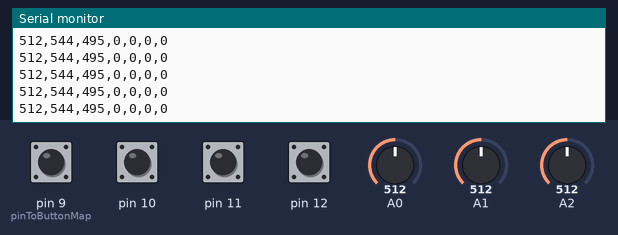
This sketch was run on a simulated Arduino Leonardo, built with avr-gcc and run on an emulated ATmega32U4. Parts: the last lines printed to the serial monitor. Inputs (shaded band) come from the test bench; at power-on: pin 9 (pinToButtonMap), pin 10–12 HIGH, A1 = 512, A0 = 512, A2 = 512. USB keyboard and mouse output is not drawn.

Above: at 1.2 s.
1.3 s: A1 set to 716
At 1.58 s:
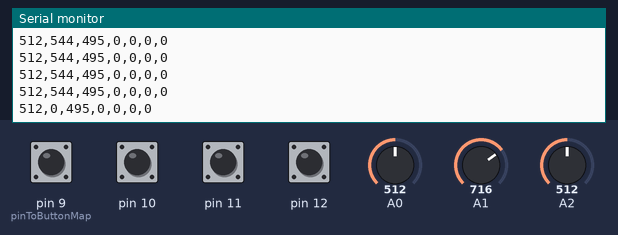
4.3 s: A0 set to 390
At 4.4 s:
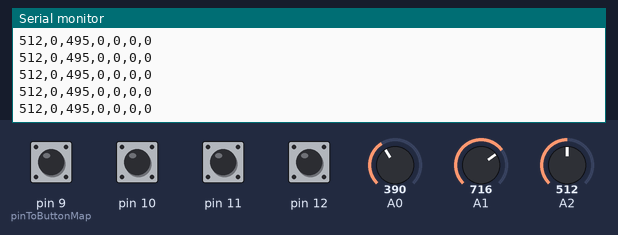
7.3 s: A2 set to 390
At 7.42 s:
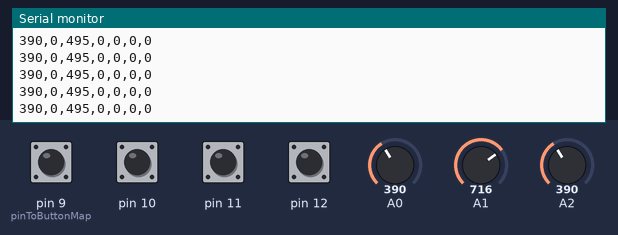
10.3 s: pin 9 (pinToButtonMap) pulled LOW for 0.25 s
At 10.64 s:
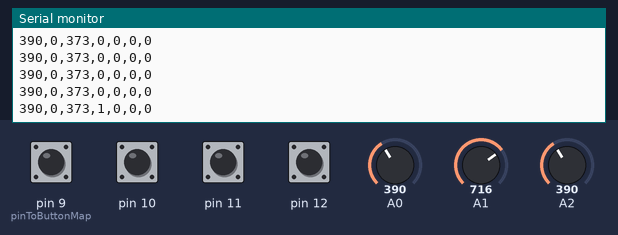
12.0 s: pin 10 pulled LOW for 0.25 s
At 12.25 s:
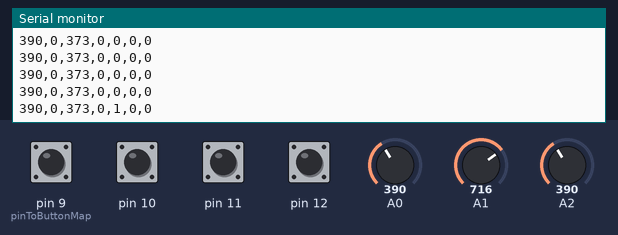
15.2 s: A1 set to 0
At 15.27 s:
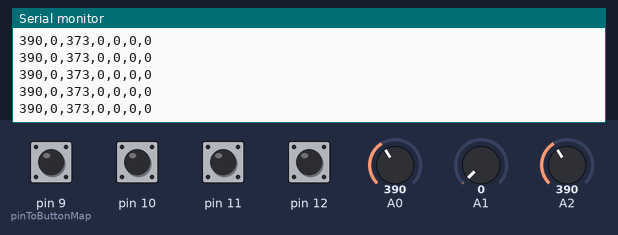
Timing chart, 0 to 18.2 s (numbered marks = the images above; inputs shaded):
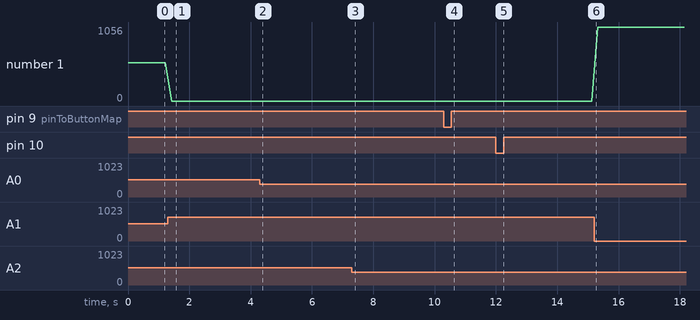

Measured:
- after the input at 1.3 s, the serial monitor: prints a new line after 0.12 s (image 1)
- after the input at 10.3 s, the serial monitor: prints a new line after 0.19 s (image 4)
- after the input at 12.0 s, the serial monitor: prints a new line after 0.10 s (image 5)
- plotted number 1: 0 → 1056 after the input at 15.2 s

The sketch:

MadKatzSteering.ino
```cpp
#include <Joystick.h>

const bool INCLUDE_X_AXIS = true;
const bool INCLUDE_Y_AXIS = true;
const bool INCLUDE_Z_AXIS = true;
const bool INCLUDE_RX_AXIS = true;
const bool INCLUDE_RY_AXIS = true;
const bool INCLUDE_RZ_AXIS = true;
const bool INCLUDE_RUDDER = true;
const bool INCLUDE_THROTTLE = true;
const bool INCLUDE_ACCELERATOR = true;
const bool INCLUDE_BRAKE = true;
const bool INCLUDE_STEERING = true;

const int BRAKE_ADJUSTMENT = 17;
const int GAS_ADJUSTMENT = 33;
const int STEERING_ADJUSTMENT = 0;
const int BUTTON_COUNT = 4;
const int HAT_SWITCH_COUNT = 0;
const int GAS_MIN = 400;
const int BRAKE_MIN = 0;
const int STEERING_MIN = 0;
const int GAS_MAX = 1023;

const int OUTPUT_SERIAL_TEXT = false;
const int OUTPUT_SERIAL_GRAPH = true;

// Create Joystick
Joystick_ Joystick(
    JOYSTICK_DEFAULT_REPORT_ID, JOYSTICK_TYPE_JOYSTICK,
    2, 0,
    true, true, true, true, true, true,
    true, true, true, true, true);

int hysteresis(int newValue, int oldValue)
{
  if (newValue < (oldValue - 2) || newValue > (oldValue + 2))
  {
    oldValue = newValue;
  }
  return oldValue;
}

void setup()
{
  pinMode(9, INPUT_PULLUP);
  pinMode(10, INPUT_PULLUP);
  pinMode(11, INPUT_PULLUP);
  pinMode(12, INPUT_PULLUP);
  Joystick.begin();
  Joystick.setXAxisRange(0, 1023);  // steering
  Joystick.setRxAxisRange(0, 1023); // brake
  Joystick.setRyAxisRange(0, 1023); // gas
  Joystick.setSteeringRange(0, 1023);
  pinMode(A0, INPUT_PULLUP);
  pinMode(A1, INPUT_PULLUP);
  pinMode(A2, INPUT_PULLUP);

  Serial.begin(115200);
  while (!Serial)
    ; // wait for connection to open

  Serial.println("Starting...");
  Serial.println("Setup Complete");
}

const int pinToButtonMap = 9;

// Last state of the button
int lastButtonState[4] = {0, 0, 0, 0};

int previousSteeringValue = 0;
int previousGasValue = 0;
int previousBrakeValue = 0;
int brake = 0;
int gas = 0;
int steering = 0;

void loop()
{
  steering = analogRead(A0);
  steering = hysteresis(steering, previousSteeringValue);
  steering -= STEERING_ADJUSTMENT;
  Joystick.setXAxis(steering);

  gas = analogRead(A1);
  gas = hysteresis(gas, previousGasValue);
  gas = gas - GAS_ADJUSTMENT;
  gas = GAS_MAX - gas;
  if (gas < GAS_MIN)
  {
    gas = 0;
  }
  Joystick.setRyAxis(gas);

  brake = analogRead(A2);
  brake = hysteresis(brake, previousBrakeValue);
  brake = brake - BRAKE_ADJUSTMENT;
  if (brake < 0)
  {
    brake = 0;
  }
  Joystick.setRxAxis(brake);

  if (OUTPUT_SERIAL_TEXT)
  {

    Serial.print("\tSteering X: [ ");
    Serial.print(steering);
    Serial.print(" ]");

    Serial.print("\tSteering: [ ");
    Serial.print(steering);
    Serial.print(" ]");

    Serial.print("\tGas: [ ");
    Serial.print(gas);
    Serial.print(" ]");

    Serial.print("\tBrake: [ ");
    Serial.print(brake);
    Serial.print(" ]");

    Serial.println();
    delay(100);
  }

  if (OUTPUT_SERIAL_GRAPH)
  {
    Serial.print(steering);
    Serial.print(",");
    Serial.print(gas);
    Serial.print(",");
    Serial.print(brake);
  }

  for (int index = 0; index < 4; index++)
  {
    int currentButtonState = !digitalRead(index + pinToButtonMap);
    if (currentButtonState != lastButtonState[index])
    {
      Joystick.setButton(index, currentButtonState);
      lastButtonState[index] = currentButtonState;
    }

    if (OUTPUT_SERIAL_TEXT)
    {
      Serial.print("\tButton: [ ");
      Serial.print(lastButtonState[index]);
      Serial.print(" ]");
    }

    if (OUTPUT_SERIAL_GRAPH)
    {
      Serial.print(",");
      Serial.print(lastButtonState[index]);
    }

    delay(50);
  }
  Serial.println();
}
```
